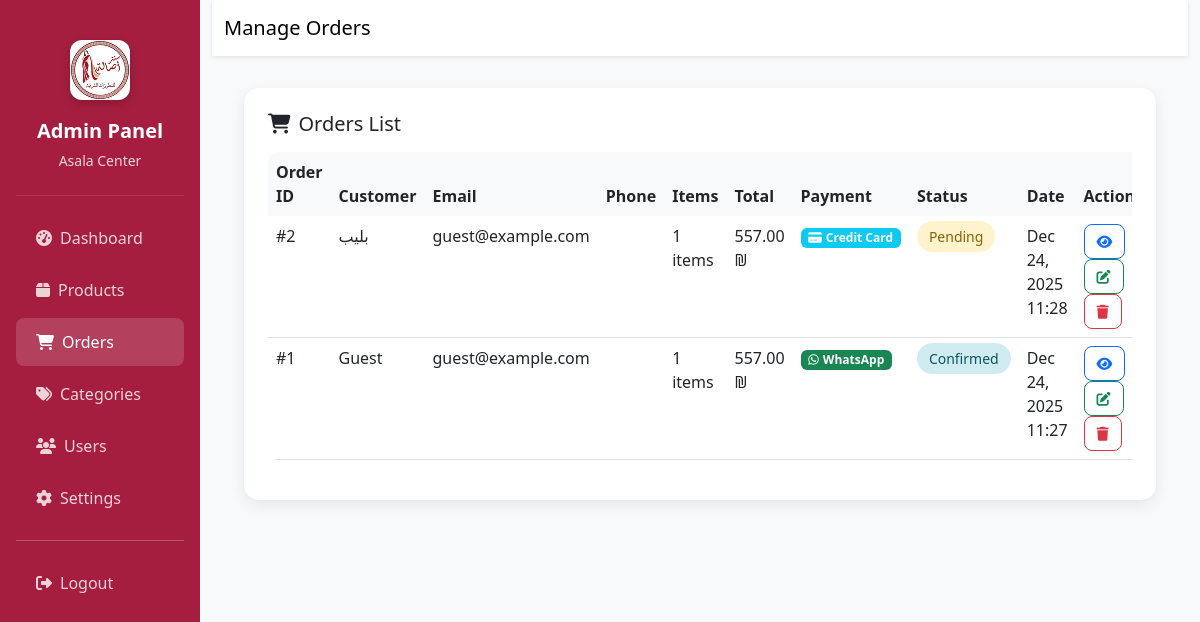
Screenshot of /orders.php (signed in) with the database file from the repository.
### tables this page shows
CREATE TABLE `orders` (
  `id` int(11) NOT NULL,
  `customer_name` varchar(100) NOT NULL,
  `customer_email` varchar(100) NOT NULL,
  `customer_phone` varchar(20) DEFAULT NULL,
  `customer_address` text DEFAULT NULL,
  `total_amount` decimal(10,2) NOT NULL,
  `status` enum('pending','confirmed','shipped','delivered','cancelled') DEFAULT 'pending',
  `whatsapp_message` text DEFAULT NULL,
  `created_at` timestamp NOT NULL DEFAULT current_timestamp(),
  `updated_at` timestamp NOT NULL DEFAULT current_timestamp() ON UPDATE current_timestamp()
);

### database.php (called while the page is built, shortened)
<?php
class Database {
    private static $instance = null;
    private $connection;
    private function __construct() {
        try {
            $dsn = "mysql:host=" . DB_HOST . ";dbname=" . DB_NAME . ";charset=utf8mb4";
            $this->connection = new PDO($dsn, DB_USER, DB_PASS, [
                PDO::ATTR_ERRMODE => PDO::ERRMODE_EXCEPTION,
                PDO::ATTR_DEFAULT_FETCH_MODE => PDO::FETCH_ASSOC,
                PDO::ATTR_EMULATE_PREPARES => false
            ]);
        } catch (PDOException $e) {
            die("Database connection failed: " . $e->getMessage());
        }
    }
    public static function getInstance() {
        if (self::$instance === null) {
            self::$instance = new self();
        }
        return self::$instance;
    }
    public function query($sql, $params = []) {
        try {
            $stmt = $this->connection->prepare($sql);
            $stmt->execute($params);
            return $stmt;
        } catch (PDOException $e) {
            throw new Exception("Query failed: " . $e->getMessage());
        }
    }
}
?>

### orders.php (the view, shortened to what this page needs)
<?php
require_once '../config/database.php';
try {
    $db = Database::getInstance();
    $stmt = $db->query("
        SELECT o.*,
               COUNT(oi.id) as item_count
        FROM orders o
        LEFT JOIN order_items oi ON o.id = oi.order_id
        GROUP BY o.id
        ORDER BY o.created_at DESC
    ");
    $orders = $stmt->fetchAll();
} catch (Exception $e) {
    $_SESSION['error_message'] = 'Database error: ' . $e->getMessage();
    header('Location: orders.php');
    exit;
}
?>
<!DOCTYPE html>
<html lang="en">
<head>
    <link href="https://cdn.jsdelivr.net/npm/bootstrap@5.3.0/dist/css/bootstrap.min.css" rel="stylesheet">
    <link rel="stylesheet" href="https://cdnjs.cloudflare.com/ajax/libs/font-awesome/6.4.0/css/all.min.css">
</head>
<body>
    <div class="container-fluid">
        <div class="row">
            <div class="col-md-3 col-lg-2 px-0">
                <div class="sidebar p-3">
                    <div class="sidebar-header">
                        <div class="sidebar-logo">
                            <img src="../assets/images/logo.png" alt="Asala Center" onerror="this.style.display='none'; this.parentNode.innerHTML='<div style=\'width:100%;height:100%;background:#A51E3F;border-radius:12px;display:flex;align-items:center;justify-content:center;color:white;font-weight:600;font-size:1.2rem;\'>AC</div>'">
                        </div>
                        <div class="sidebar-title">Admin Panel</div>
                        <div class="sidebar-subtitle">Asala Center</div>
                    </div>
                    <nav class="nav flex-column">
                        <a class="nav-link" href="index.php">
                            <i class="fas fa-tachometer-alt me-2"></i>Dashboard
                        </a>
                        <a class="nav-link" href="products.php">
                            <i class="fas fa-box me-2"></i>Products
                        </a>
                        <a class="nav-link active" href="orders.php">
                            <i class="fas fa-shopping-cart me-2"></i>Orders
                        </a>
                        <a class="nav-link" href="categories.php">
                            <i class="fas fa-tags me-2"></i>Categories
                        </a>
                        <a class="nav-link" href="users.php">
                            <i class="fas fa-users me-2"></i>Users
                        </a>
                        <a class="nav-link" href="settings.php">
                            <i class="fas fa-cog me-2"></i>Settings
                        </a>
                        <hr class="my-3">
                        <a class="nav-link" href="logout.php">
                            <i class="fas fa-sign-out-alt me-2"></i>Logout
                        </a>
                    </nav>
                </div>
            </div>
            <div class="col-md-9 col-lg-10">
                <nav class="navbar navbar-expand-lg navbar-light bg-white shadow-sm">
                    <div class="container-fluid">
                        <span class="navbar-brand">Manage Orders</span>
                    </div>
                </nav>
                <div class="main-content">
                    <div class="content-card">
                        <h5 class="mb-3">
                            <i class="fas fa-shopping-cart me-2"></i>Orders List
                        </h5>
                        <div class="table-responsive">
                            <table class="table table-hover">
                                <thead>
                                    <tr>
                                        <th>Order ID</th>
                                        <th>Customer</th>
                                        <th>Email</th>
                                        <th>Phone</th>
                                        <th>Items</th>
                                        <th>Total</th>
                                        <th>Payment</th>
                                        <th>Status</th>
                                        <th>Date</th>
                                        <th>Actions</th>
                                    </tr>
                                </thead>
                                <tbody>
                                    <?php if (empty($orders)): ?>
                                        <tr>
                                            <td colspan="10" class="text-center py-4">
                                                <i class="fas fa-shopping-cart fa-2x text-muted mb-2"></i>
                                                <p class="text-muted">No orders found</p>
                                            </td>
                                        </tr>
                                    <?php else: ?>
                                        <?php foreach ($orders as $order): ?>
                                            <tr>
                                                <td>#<?= $order['id'] ?></td>
                                                <td><?= htmlspecialchars($order['customer_name']) ?></td>
                                                <td><?= htmlspecialchars($order['customer_email']) ?></td>
                                                <td><?= htmlspecialchars($order['customer_phone'] ?? 'N/A') ?></td>
                                                <td><?= $order['item_count'] ?? 0 ?> items</td>
                                                <td><?= number_format($order['total_amount'], 2) ?> ₪</td>
                                                <td>
                                                    <?php
                                                    $paymentMethod = 'N/A';
                                                    if (!empty($order['whatsapp_message'])) {
                                                        if (stripos($order['whatsapp_message'], 'Credit Card') !== false) {
                                                            $paymentMethod = '<span class="badge bg-info"><i class="fas fa-credit-card me-1"></i>Credit Card</span>';
                                                        } elseif (stripos($order['whatsapp_message'], 'WhatsApp') !== false) {
                                                            $paymentMethod = '<span class="badge bg-success"><i class="fab fa-whatsapp me-1"></i>WhatsApp</span>';
                                                        }
                                                    }
                                                    echo $paymentMethod;
                                                    ?>
                                                </td>
                                                <td>
                                                    <span class="status-badge status-<?= $order['status'] ?>">
                                                        <?= ucfirst($order['status']) ?>
                                                    </span>
                                                </td>
                                                <td><?= date('M d, Y H:i', strtotime($order['created_at'])) ?></td>
                                                <td>
                                                    <button class="btn btn-sm btn-outline-primary" onclick="viewOrder(<?= htmlspecialchars(json_encode($order)) ?>)">
                                                        <i class="fas fa-eye"></i>
                                                    </button>
                                                    <button class="btn btn-sm btn-outline-success" onclick="updateStatus(<?= $order['id'] ?>, '<?= $order['status'] ?>')">
                                                        <i class="fas fa-edit"></i>
                                                    </button>
                                                    <button class="btn btn-sm btn-outline-danger" onclick="deleteOrder(<?= $order['id'] ?>)">
                                                        <i class="fas fa-trash"></i>
                                                    </button>
                                                </td>
                                            </tr>
                                        <?php endforeach; ?>
                                    <?php endif; ?>
                                </tbody>
                            </table>
                        </div>
                    </div>
                </div>
            </div>
        </div>
    </div>
</body>
</html>

### orders.php (style rules this page uses)
body { background-color: #f8f9fa; }
.sidebar { background: #A51E3F; min-height: 100vh; color: white; }
.sidebar .nav-link { color: rgba(255,255,255,0.8); padding: 12px 20px; border-radius: 8px; margin: 2px 0; transition: all 0.3s ease; }
.sidebar .nav-link:hover, .sidebar .nav-link.active { color: white; background: rgba(255,255,255,0.15); }
.sidebar-header { text-align: center; padding: 1.5rem 1rem; border-bottom: 1px solid rgba(255,255,255,0.1); margin-bottom: 1rem; }
.sidebar-logo { width: 60px; height: 60px; margin: 0 auto 1rem; border-radius: 12px; overflow: hidden; box-shadow: 0 3px 10px rgba(0,0,0,0.2); background: white; display: flex; align-items: center; justify-content: center; }
.sidebar-logo img { width: 100%; height: 100%; object-fit: cover; }
.sidebar-title { font-size: 1.25rem; font-weight: 600; margin-bottom: 0.25rem; }
.sidebar-subtitle { font-size: 0.875rem; opacity: 0.8; }
.main-content { padding: 2rem; }
.content-card { background: white; border-radius: 15px; padding: 1.5rem; box-shadow: 0 5px 15px rgba(0,0,0,0.08); margin-bottom: 1.5rem; }
.table { border-radius: 10px; overflow: hidden; }
.table th { background: #f8f9fa; border: none; font-weight: 600; }
.btn-sm { border-radius: 8px; padding: 0.375rem 0.75rem; }
.status-badge { padding: 0.375rem 0.75rem; border-radius: 20px; font-size: 0.875rem; font-weight: 500; }
.status-pending { background-color: #fff3cd; color: #856404; }
.status-confirmed { background-color: #d1ecf1; color: #0c5460; }

### rows the page displays
orders: id "2", customer_name "بليب", customer_email "guest@example.com", item_count "1", total_amount "557.00", shows "Credit Card", status "Pending", created_at "Dec 24, 2025 11:28"
orders: id "1", customer_name "Guest", customer_email "guest@example.com", item_count "1", total_amount "557.00", shows "WhatsApp", status "Confirmed", created_at "Dec 24, 2025 11:27"
